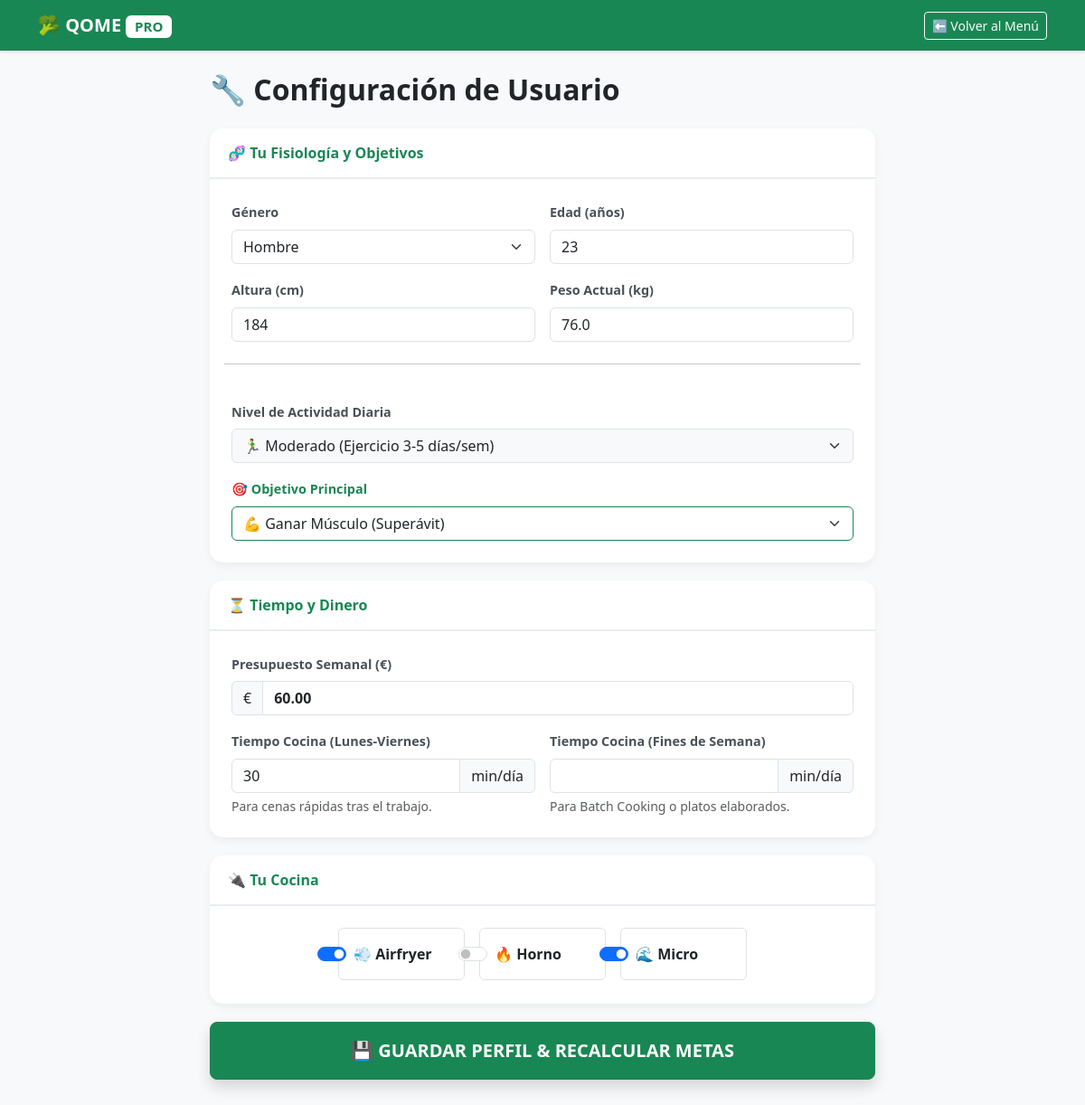
The app's page /perfil/ (signed in) with its own data.
### core/models.py (models this page shows, shortened)
class PerfilUsuario(models.Model):
    OBJETIVOS = [
        ('PERDER', 'Perder Peso'),
        ('GANAR', 'Ganar Músculo'),
        ('MANTENER', 'Mantener Peso'),
    ]
    ACTIVIDAD = [
        ('SEDENTARIO', 'Sedentario (Oficina, poco ejercicio)'),
        ('LIGERO', 'Ligero (1-3 días/sem)'),
        ('MODERADO', 'Moderado (3-5 días/sem)'),
        ('ALTO', 'Alto (6-7 días/sem)'),
    ]
    usuario = models.OneToOneField(User, on_delete=models.CASCADE, related_name='perfil')
    edad = models.IntegerField(default=30)
    peso_kg = models.FloatField(default=70.0)
    altura_cm = models.IntegerField(default=170)
    genero = models.CharField(max_length=10, choices=[('M', 'Masculino'), ('F', 'Femenino')], default='M')
    objetivo = models.CharField(max_length=10, choices=OBJETIVOS, default='MANTENER')
    nivel_actividad = models.CharField(max_length=10, choices=ACTIVIDAD, default='SEDENTARIO')
    gasto_energetico_diario = models.IntegerField(default=2000)
    objetivo_proteinas = models.IntegerField(default=0)
    objetivo_grasas = models.IntegerField(default=0)
    objetivo_hidratos = models.IntegerField(default=0)
    supermercados_seleccionados = models.ManyToManyField(Supermercado, blank=True, related_name='usuarios')
    presupuesto_semanal = models.DecimalField(max_digits=6, decimal_places=2, default=0.0)
    tiene_horno = models.BooleanField(default=True)
    tiene_microondas = models.BooleanField(default=True)
    tiene_airfryer = models.BooleanField(default=False)
    tiempo_cocina_diario = models.IntegerField(default=30)

### core/views.py (the view, shortened to what this page needs)
# urls.py: path('perfil/', views.perfil, name='perfil'),
@login_required
def perfil(request):
    perfil_usuario, created = PerfilUsuario.objects.get_or_create(usuario=request.user)
    todos_supers = Supermercado.objects.all()
    return render(request, 'core/perfil.html', {
        'perfil': perfil_usuario,
        'supermercados': todos_supers
    })

### core/templates/core/perfil.html (shortened to what this page needs)
<!DOCTYPE html>
<html lang="es">
<head>
    <link href="https://cdn.jsdelivr.net/npm/bootstrap@5.3.0/dist/css/bootstrap.min.css" rel="stylesheet">
</head>
<body class="bg-light">
    <nav class="navbar navbar-dark bg-success mb-4 sticky-top shadow-sm">
        <div class="container">
            <a class="navbar-brand fw-bold" href="{% url 'home' %}">🥦 QOME <span class="badge bg-white text-success small">PRO</span></a>
            <a href="{% url 'home' %}" class="btn btn-outline-light btn-sm">⬅ Volver al Menú</a>
        </div>
    </nav>
    <div class="container mb-5">
        <div class="row justify-content-center">
            <div class="col-lg-8">
                <h2 class="mb-4 fw-bold text-dark">🔧 Configuración de Usuario</h2>
                <form method="POST">
                    <div class="card section-card">
                        <div class="card-header-custom">🧬 Tu Fisiología y Objetivos</div>
                        <div class="card-body p-4">
                            <div class="row g-3">
                                <div class="col-md-6">
                                    <label class="form-label">Género</label>
                                    <select name="genero" class="form-select">
                                        <option value="M" {% if perfil.genero == 'M' %}selected{% endif %}>Hombre</option>
                                    </select>
                                </div>
                                <div class="col-md-6">
                                    <label class="form-label">Edad (años)</label>
                                    <input type="number" name="edad" class="form-control" value="{{ perfil.edad }}">
                                </div>
                                <div class="col-md-6">
                                    <label class="form-label">Altura (cm)</label>
                                    <input type="number" name="altura" class="form-control" value="{{ perfil.altura_cm }}">
                                </div>
                                <div class="col-md-6">
                                    <label class="form-label">Peso Actual (kg)</label>
                                    <input type="number" step="0.1" name="peso" class="form-control" value="{{ perfil.peso_kg }}">
                                </div>
                                <hr class="my-4">
                                <div class="col-12">
                                    <label class="form-label">Nivel de Actividad Diaria</label>
                                    <select name="actividad" class="form-select bg-light">
                                        <option value="MODERADO" {% if perfil.nivel_actividad == 'MODERADO' %}selected{% endif %}>🏃‍♂️ Moderado (Ejercicio 3-5 días/sem)</option>
                                    </select>
                                </div>
                                <div class="col-12">
                                    <label class="form-label text-success">🎯 Objetivo Principal</label>
                                    <select name="objetivo" class="form-select border-success">
                                        <option value="GANAR" {% if perfil.objetivo == 'GANAR' %}selected{% endif %}>💪 Ganar Músculo (Superávit)</option>
                                    </select>
                                </div>
                            </div>
                        </div>
                    </div>
                    <div class="card section-card">
                        <div class="card-header-custom">⏳ Tiempo y Dinero</div>
                        <div class="card-body p-4">
                            <div class="mb-3">
                                <label class="form-label">Presupuesto Semanal (€)</label>
                                <div class="input-group">
                                    <span class="input-group-text">€</span>
                                    <input type="number" step="1" name="presupuesto" class="form-control fw-bold" value="{{ perfil.presupuesto_semanal }}">
                                </div>
                            </div>
                            <div class="row g-3">
                                <div class="col-md-6">
                                    <label class="form-label">Tiempo Cocina (Lunes-Viernes)</label>
                                    <div class="input-group">
                                        <input type="number" name="tiempo_diario" class="form-control" value="{{ perfil.tiempo_cocina_diario }}">
                                        <span class="input-group-text">min/día</span>
                                    </div>
                                    <div class="form-text small">Para cenas rápidas tras el trabajo.</div>
                                </div>
                                <div class="col-md-6">
                                    <label class="form-label">Tiempo Cocina (Fines de Semana)</label>
                                    <div class="input-group">
                                        <input type="number" name="tiempo_finde" class="form-control" value="{{ perfil.tiempo_cocina_finde }}">
                                        <span class="input-group-text">min/día</span>
                                    </div>
                                    <div class="form-text small">Para Batch Cooking o platos elaborados.</div>
                                </div>
                            </div>
                        </div>
                    </div>
                    <div class="card section-card">
                        <div class="card-header-custom">🔌 Tu Cocina</div>
                        <div class="card-body p-4">
                            <div class="d-flex gap-3 flex-wrap justify-content-center">
                                <div class="form-check form-switch p-3 border rounded bg-white" style="min-width: 140px;">
                                    <input class="form-check-input" type="checkbox" name="airfryer" id="air" {% if perfil.tiene_airfryer %}checked{% endif %}>
                                    <label class="form-check-label fw-bold" for="air">💨 Airfryer</label>
                                </div>
                                <div class="form-check form-switch p-3 border rounded bg-white" style="min-width: 140px;">
                                    <input class="form-check-input" type="checkbox" name="horno" id="horno" {% if perfil.tiene_horno %}checked{% endif %}>
                                    <label class="form-check-label fw-bold" for="horno">🔥 Horno</label>
                                </div>
                                <div class="form-check form-switch p-3 border rounded bg-white" style="min-width: 140px;">
                                    <input class="form-check-input" type="checkbox" name="microondas" id="micro" {% if perfil.tiene_microondas %}checked{% endif %}>
                                    <label class="form-check-label fw-bold" for="micro">🌊 Micro</label>
                                </div>
                            </div>
                        </div>
                    </div>
                    <button type="submit" class="btn btn-success w-100 btn-lg py-3 fw-bold shadow">💾 GUARDAR PERFIL & RECALCULAR METAS</button>
                </form>
            </div>
        </div>
    </div>
</body>
</html>

### core/templates/core/perfil.html (style rules this page uses)
.section-card { border: none; box-shadow: 0 4px 10px rgba(0,0,0,0.05); border-radius: 15px; margin-bottom: 20px; }
.card-header-custom { background: white; border-bottom: 2px solid #e9ecef; font-weight: bold; color: #198754; padding: 15px 20px; border-radius: 15px 15px 0 0 !important; }
.form-label { font-weight: 600; font-size: 0.9rem; color: #495057; }

### records on screen
PerfilUsuario: genero "Hombre", edad "23", altura "184", peso "76.0", actividad "🏃‍♂️ Moderado (Ejercicio 3-5 días/sem)", objetivo "💪 Ganar Músculo (Superávit)", presupuesto "60.00", tiempo_diario "30", tiene_airfryer "☑", tiene_microondas "☑"
